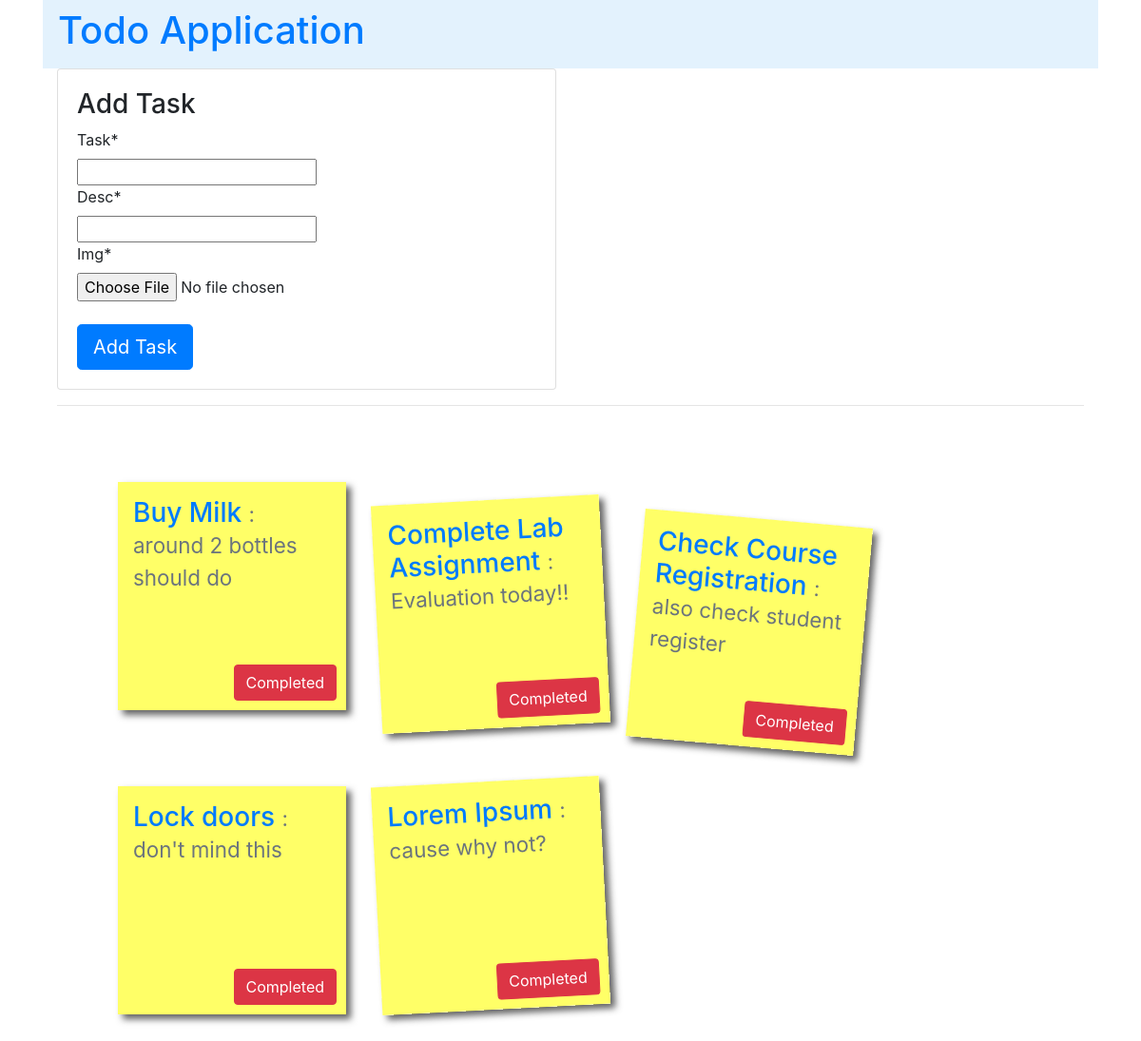
Before: / with the older database file.
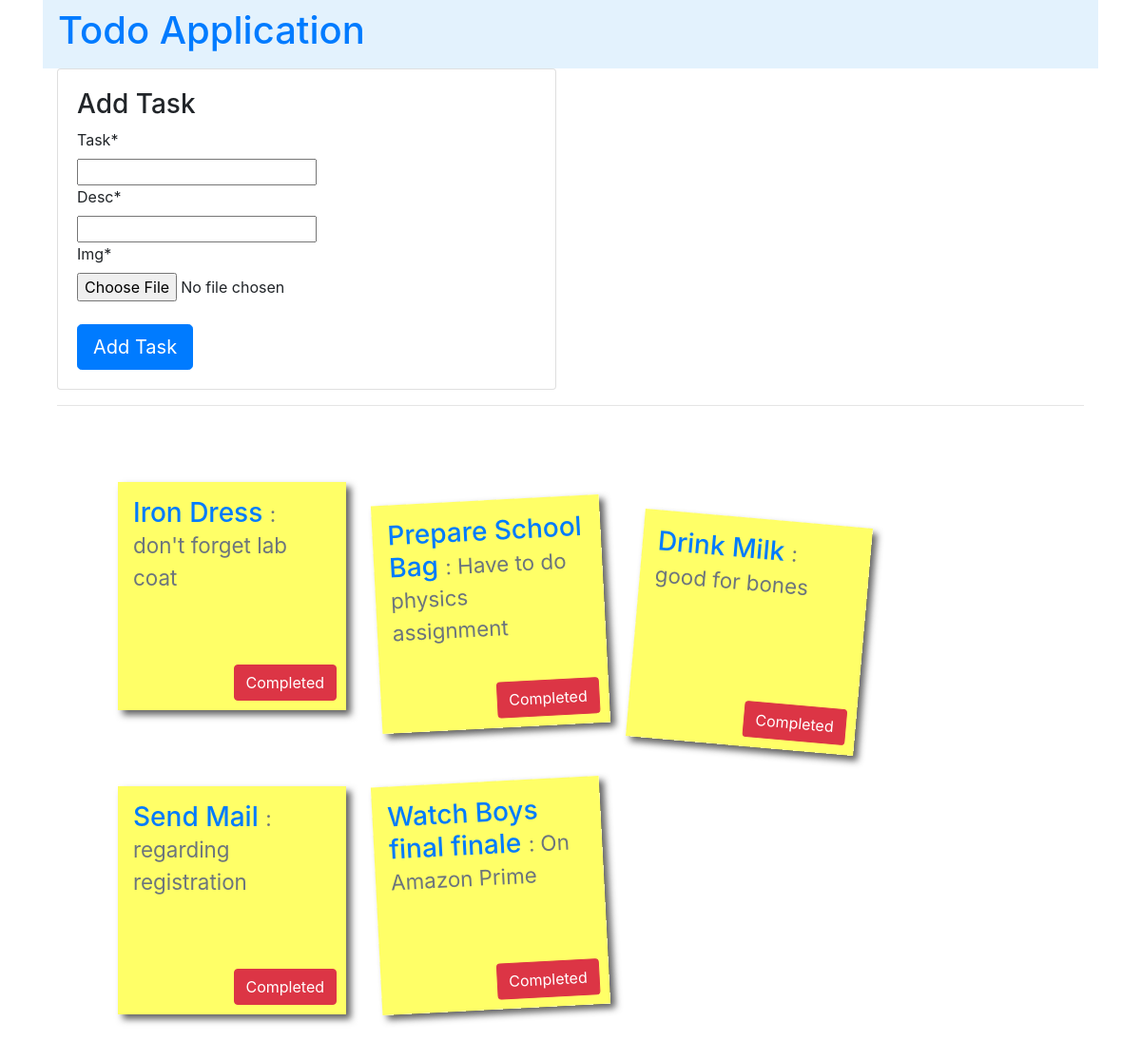
After: the same page with the newer database file.
### todo/models.py (models this page shows)
class Task(models.Model):
    task = models.CharField(max_length=50)
    desc = models.CharField(max_length=50)
    img = models.ImageField(upload_to = "images/")

### todo/views.py (the view)
# urls.py: path('', views.index),
def index(request):
    form = TaskForm()
    if request.method == 'POST':
        form = TaskForm(request.POST, request.FILES)
        if form.is_valid():
            form.save()
            return redirect('/')
    tasks = Task.objects.all()
    context = {'form':form,'tasks':tasks}
    return render(request,'todo/index.html',context)

### todo/forms.py
class TaskForm(forms.ModelForm):
    class Meta:
        model = Task
        fields = ['task', 'desc','img']

### todo/templates/todo/index.html (shortened to what this page needs)
<!DOCTYPE html>
{%extends 'todo/base.html'%}
{%load crispy_forms_tags%}
{%block child_block%}
<nav class="navbar navbar-light" style="background-color: #e3f2fd;">
  <a href="/"><h1>Todo Application</h1></a>
</nav>
<div class="container">
    <div class="row">
        <div class="col-md-6">
            <div class="card card-body h-100">
                <h3>Add Task</h3>
                <form method="post" enctype="multipart/form-data">
                    {{form|crispy}}
                    <br>
                    <input type="submit" value="Add Task" class="btn btn-primary btn-lg" name = "content">
                </form>
            </div>
        </div>
    </div>
                <hr>
                <ul>
                    {%for tas in tasks%}
                        <li>
                        <my>
                            <a href="item/{{tas.id}}/"><h3>{{tas.task}} <small class="text-muted">: {{tas.desc}}</small></h3></a>
                            <a id="c" type="button" class="btn btn-danger" href="delete/{{tas.id}}/">Completed</a>
                        </my>
                        </li>
                        <br>
                    {%endfor%}
                </ul>
            </div>
        </div>
{%endblock%}

### todo/templates/todo/base.html (shortened to what this page needs)
<!DOCTYPE html>
<html>
<head>
  <link rel="stylesheet" href="https://stackpath.bootstrapcdn.com/bootstrap/4.5.2/css/bootstrap.min.css">
</head>
<body>
  <div class="container">
    {%block child_block%}
    {%endblock%}
</body>

### todo/templates/todo/base.html (style rules this page uses)
* { margin:0; padding:0; }
#c { position: absolute; right: 10px; bottom: 10px; }
ul,li { list-style:none; }
ul { overflow:hidden; padding:3em; }
my { position:relative; }
ul li my { text-decoration:none; color:#000; background:#ffff4edb; display:block; height:15em; width:15em; padding:1em; -moz-box-shadow:5px 5px 7px rgba(33,33,33,1); -webkit-box-shadow: 5px 5px 7px rgba(33,33,33,.7); box-shadow: 5px 5px 7px rgba(33,33,33,.7); -moz-transition:-moz-transform .15s linear; -o-transition:-o-transform .15s linear; -webkit-transition:-webkit-transform .15s linear; }
ul li { margin:1em; float:left; }
ul li:nth-child(3n) my { -o-transform:rotate(-3deg); -webkit-transform:rotate(-3deg); -moz-transform:rotate(-3deg); position:relative; top:-5px; }
ul li:nth-child(5n) my { -o-transform:rotate(5deg); -webkit-transform:rotate(5deg); -moz-transform:rotate(5deg); position:relative; top:-10px; }

Changed rows visible on the page:
removed Task: task "Buy Milk", desc "around 2 bottles should do"
removed Task: task "Complete Lab Assignment", desc "Evaluation today!!"
removed Task: task "Check Course Registration", desc "also check student register"
removed Task: task "Lock doors", desc "don't mind this"
removed Task: task "Lorem Ipsum", desc "cause why not?"
added Task: task "Iron Dress", desc "don't forget lab coat"
added Task: task "Prepare School Bag", desc "Have to do physics assignment"
added Task: task "Drink Milk", desc "good for bones"
added Task: task "Send Mail", desc "regarding registration"
added Task: task "Watch Boys final finale", desc "On Amazon Prime"
